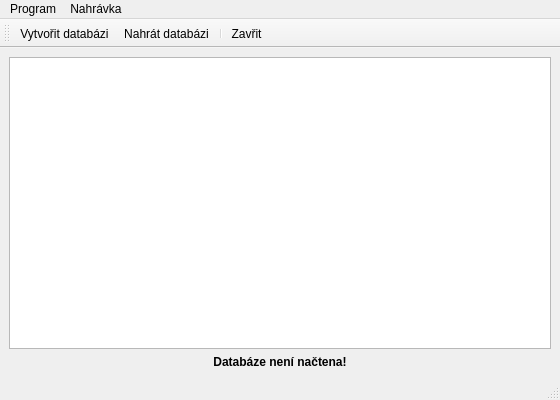
<?xml version="1.0" encoding="UTF-8"?>
<ui version="4.0">
 <class>MainWindow</class>
 <widget class="QMainWindow" name="MainWindow">
  <property name="geometry">
   <rect>
    <x>0</x>
    <y>0</y>
    <width>560</width>
    <height>400</height>
   </rect>
  </property>
  <property name="windowTitle">
   <string>MainWindow</string>
  </property>
  <widget class="QWidget" name="centralwidget">
   <layout class="QHBoxLayout" name="horizontalLayout_2">
    <item>
     <layout class="QVBoxLayout" name="verticalLayout_2">
      <item>
       <widget class="QTableView" name="tableView">
        <property name="frameShape">
         <enum>QFrame::StyledPanel</enum>
        </property>
        <property name="editTriggers">
         <set>QAbstractItemView::AnyKeyPressed|QAbstractItemView::EditKeyPressed</set>
        </property>
        <property name="sortingEnabled">
         <bool>true</bool>
        </property>
        <attribute name="horizontalHeaderMinimumSectionSize">
         <number>80</number>
        </attribute>
        <attribute name="horizontalHeaderDefaultSectionSize">
         <number>80</number>
        </attribute>
        <attribute name="horizontalHeaderStretchLastSection">
         <bool>true</bool>
        </attribute>
        <attribute name="verticalHeaderMinimumSectionSize">
         <number>80</number>
        </attribute>
        <attribute name="verticalHeaderDefaultSectionSize">
         <number>80</number>
        </attribute>
        <attribute name="verticalHeaderStretchLastSection">
         <bool>true</bool>
        </attribute>
       </widget>
      </item>
      <item>
       <layout class="QVBoxLayout" name="verticalLayout">
        <item>
         <layout class="QHBoxLayout" name="horizontalLayout"/>
        </item>
        <item>
         <widget class="QLabel" name="statusLabel">
          <property name="enabled">
           <bool>true</bool>
          </property>
          <property name="sizePolicy">
           <sizepolicy hsizetype="Preferred" vsizetype="Preferred">
            <horstretch>0</horstretch>
            <verstretch>0</verstretch>
           </sizepolicy>
          </property>
          <property name="font">
           <font>
            <bold>true</bold>
           </font>
          </property>
          <property name="text">
           <string>Databáze není načtena!</string>
          </property>
          <property name="alignment">
           <set>Qt::AlignCenter</set>
          </property>
         </widget>
        </item>
       </layout>
      </item>
     </layout>
    </item>
   </layout>
  </widget>
  <widget class="QMenuBar" name="menubar">
   <property name="geometry">
    <rect>
     <x>0</x>
     <y>0</y>
     <width>560</width>
     <height>22</height>
    </rect>
   </property>
   <widget class="QMenu" name="menuVyhled_v_n">
    <property name="title">
     <string>Nahrávka</string>
    </property>
    <addaction name="actionSearch"/>
    <addaction name="actionInsert"/>
   </widget>
   <widget class="QMenu" name="menuProgram">
    <property name="title">
     <string>Program</string>
    </property>
    <addaction name="actionCreateDatabase"/>
    <addaction name="actionLoadDatabase"/>
    <addaction name="actionInfo"/>
   </widget>
   <addaction name="menuProgram"/>
   <addaction name="menuVyhled_v_n"/>
  </widget>
  <widget class="QToolBar" name="toolBar">
   <property name="windowTitle">
    <string>toolBar</string>
   </property>
   <attribute name="toolBarArea">
    <enum>TopToolBarArea</enum>
   </attribute>
   <attribute name="toolBarBreak">
    <bool>false</bool>
   </attribute>
   <addaction name="actionCreateDatabase"/>
   <addaction name="actionLoadDatabase"/>
   <addaction name="separator"/>
   <addaction name="actionClose"/>
  </widget>
  <widget class="QStatusBar" name="statusbar"/>
  <action name="actionInsert">
   <property name="icon">
    <iconset resource="Resource.qrc">
     <normaloff>:/rec/img/file-circle-plus-solid.svg</normaloff>:/rec/img/file-circle-plus-solid.svg</iconset>
   </property>
   <property name="text">
    <string>Přidat</string>
   </property>
  </action>
  <action name="actionSearch">
   <property name="icon">
    <iconset resource="Resource.qrc">
     <normaloff>:/rec/img/magnifying-glass-solid.svg</normaloff>:/rec/img/magnifying-glass-solid.svg</iconset>
   </property>
   <property name="text">
    <string>Vyhledat</string>
   </property>
  </action>
  <action name="actionInfo">
   <property name="icon">
    <iconset resource="Resource.qrc">
     <normaloff>:/rec/img/circle-info-solid.svg</normaloff>:/rec/img/circle-info-solid.svg</iconset>
   </property>
   <property name="text">
    <string>O aplikaci</string>
   </property>
  </action>
  <action name="actionClose">
   <property name="icon">
    <iconset resource="Resource.qrc">
     <normaloff>:/rec/img/circle-xmark-solid.svg</normaloff>:/rec/img/circle-xmark-solid.svg</iconset>
   </property>
   <property name="text">
    <string>Zavřit</string>
   </property>
  </action>
  <action name="actionCreateDatabase">
   <property name="icon">
    <iconset resource="Resource.qrc">
     <normaloff>:/rec/img/database-solid.svg</normaloff>:/rec/img/database-solid.svg</iconset>
   </property>
   <property name="text">
    <string>Vytvořit databázi</string>
   </property>
  </action>
  <action name="actionLoadDatabase">
   <property name="icon">
    <iconset resource="Resource.qrc">
     <normaloff>:/rec/img/download-solid.svg</normaloff>:/rec/img/download-solid.svg</iconset>
   </property>
   <property name="text">
    <string>Nahrát databázi</string>
   </property>
  </action>
 </widget>
 <resources>
  <include location="Resource.qrc"/>
 </resources>
 <connections/>
</ui>
